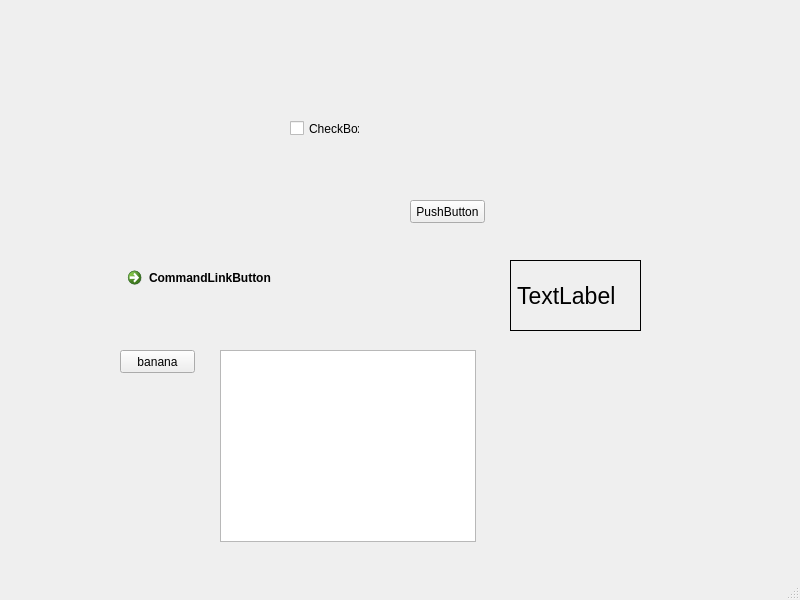
<?xml version="1.0" encoding="UTF-8"?>
<ui version="4.0">
 <class>MainWindow</class>
 <widget class="QMainWindow" name="MainWindow">
  <property name="geometry">
   <rect>
    <x>0</x>
    <y>0</y>
    <width>800</width>
    <height>600</height>
   </rect>
  </property>
  <property name="windowTitle">
   <string>MainWindow</string>
  </property>
  <widget class="QWidget" name="centralwidget">
   <widget class="QPushButton" name="pushButton">
    <property name="geometry">
     <rect>
      <x>410</x>
      <y>200</y>
      <width>75</width>
      <height>23</height>
     </rect>
    </property>
    <property name="text">
     <string>PushButton</string>
    </property>
   </widget>
   <widget class="QPushButton" name="banana">
    <property name="geometry">
     <rect>
      <x>120</x>
      <y>350</y>
      <width>75</width>
      <height>23</height>
     </rect>
    </property>
    <property name="text">
     <string>banana</string>
    </property>
   </widget>
   <widget class="QCheckBox" name="checkBox">
    <property name="geometry">
     <rect>
      <x>290</x>
      <y>120</y>
      <width>70</width>
      <height>17</height>
     </rect>
    </property>
    <property name="text">
     <string>CheckBox</string>
    </property>
   </widget>
   <widget class="QCommandLinkButton" name="commandLinkButton">
    <property name="geometry">
     <rect>
      <x>120</x>
      <y>260</y>
      <width>185</width>
      <height>41</height>
     </rect>
    </property>
    <property name="text">
     <string>CommandLinkButton</string>
    </property>
   </widget>
   <widget class="QListWidget" name="listWidget">
    <property name="geometry">
     <rect>
      <x>220</x>
      <y>350</y>
      <width>256</width>
      <height>192</height>
     </rect>
    </property>
   </widget>
   <widget class="QLabel" name="label">
    <property name="geometry">
     <rect>
      <x>510</x>
      <y>260</y>
      <width>131</width>
      <height>71</height>
     </rect>
    </property>
    <property name="font">
     <font>
      <pointsize>17</pointsize>
     </font>
    </property>
    <property name="frameShape">
     <enum>QFrame::Box</enum>
    </property>
    <property name="text">
     <string>TextLabel</string>
    </property>
   </widget>
  </widget>
  <widget class="QMenuBar" name="menubar">
   <property name="geometry">
    <rect>
     <x>0</x>
     <y>0</y>
     <width>800</width>
     <height>21</height>
    </rect>
   </property>
  </widget>
  <widget class="QStatusBar" name="statusbar"/>
 </widget>
 <resources/>
 <connections/>
</ui>
